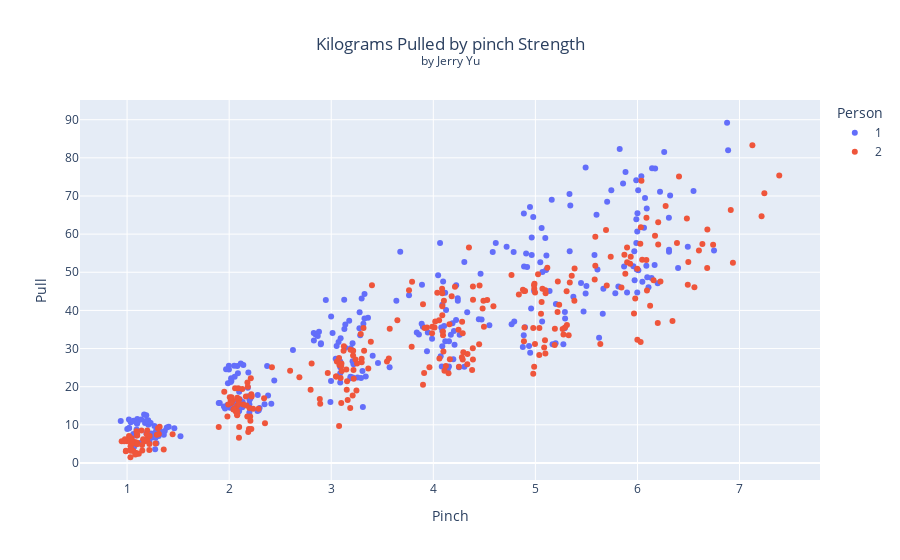

Write notebook code for a chart like this one.
### Markdown cell above
- The patterns found in both date and chalk are not a good sign. This indicates two seemingly significant effects that are nonetheless highly confounded.

### Code cell
# Person
byPerson = px.scatter(Chalk, x = "Pinch", y = "Pull", color = "Person", title = "Kilograms Pulled by pinch Strength")
byPerson.update_layout(
    title = {
        "text":"Kilograms Pulled by pinch Strength<br><sup>by Jerry Yu</sub>",
        "x":0.5,
        "xanchor":"center",
        "yanchor":"top"
    }
)
byPerson.show()

# Clear Difference by person, as expected

### Figure 1 — Plotly figure (JSON) as saved in the notebook; plotly's stock layout.template omitted (floating-point values rounded to 4 significant figures; data arrays with more than 128 entries replaced by an {"elided": "..."} marker saying what was removed)
{"data": [{"hovertemplate": "Person=1<br>Pinch=%{x}<br>Pull=%{y}<extra></extra>", "legendgroup": "1", "marker": {"color": "#636efa", "symbol": "circle"}, "mode": "markers", "name": "1", "orientation": "v", "showlegend": true, "type": "scatter", "x": {"elided": "288 float values"}, "xaxis": "x", "y": {"elided": "288 float values"}, "yaxis": "y"}, {"hovertemplate": "Person=2<br>Pinch=%{x}<br>Pull=%{y}<extra></extra>", "legendgroup": "2", "marker": {"color": "#EF553B", "symbol": "circle"}, "mode": "markers", "name": "2", "orientation": "v", "showlegend": true, "type": "scatter", "x": {"elided": "288 float values"}, "xaxis": "x", "y": {"elided": "288 float values"}, "yaxis": "y"}], "layout": {"legend": {"title": {"text": "Person"}, "tracegroupgap": 0}, "title": {"text": "Kilograms Pulled by pinch Strength<br><sup>by Jerry Yu</sub>", "x": 0.5, "xanchor": "center", "yanchor": "top"}, "xaxis": {"anchor": "y", "domain": [0, 1], "title": {"text": "Pinch"}}, "yaxis": {"anchor": "x", "domain": [0, 1], "title": {"text": "Pull"}}}}
